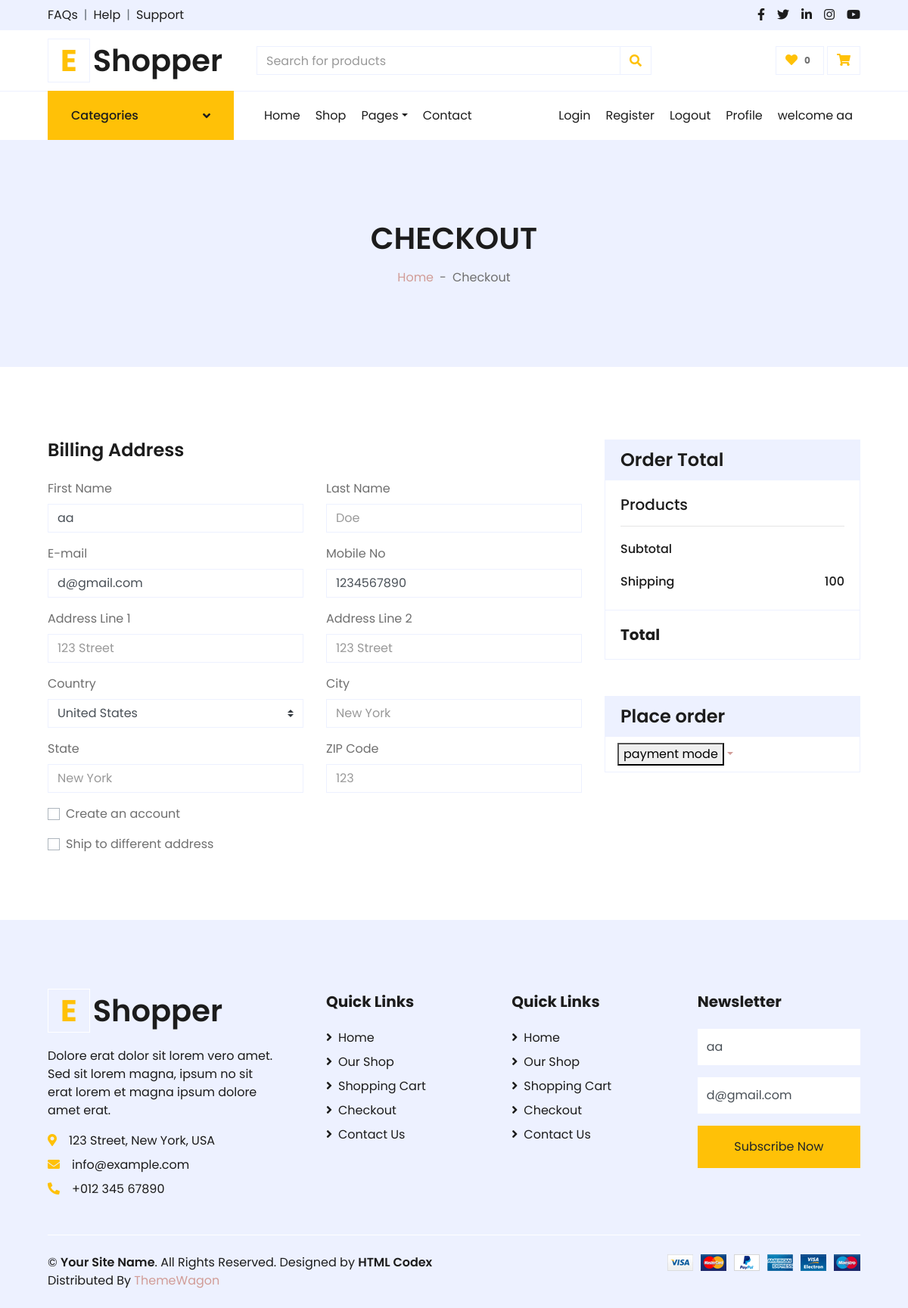
The page /check/ (signed in) on the database its author committed.
### shopping/models.py (models this page shows)
class register(models.Model):
    name=models.CharField(max_length=20)
    email=models.EmailField()
    phoneno=models.IntegerField()
    password=models.CharField(max_length=10)
    cpassword=models.CharField(max_length=10)
    def __str__(self) :
        return self.name

### shopping/views.py (the view)
# urls.py: path('check/',check,name='check'),
def check(req):
    if req.session.has_key('email'):
        s=req.session['email']
        m=register.objects.get(email=s)
        return render(req,'checkout.html',{'m':m})

### shopping/templates/checkout.html (shortened to what this page needs)
{% load static %}
<!DOCTYPE html>
<html lang="en">
<head>
    <link href="https://cdnjs.cloudflare.com/ajax/libs/font-awesome/5.10.0/css/all.min.css" rel="stylesheet">
    <link href="lib/owlcarousel/assets/owl.carousel.min.css" rel="stylesheet">
    <link href="{% static 'css/style.css' %}" rel="stylesheet">
</head>
<body>
    <div class="container-fluid">
        <div class="row bg-secondary py-2 px-xl-5">
            <div class="col-lg-6 d-none d-lg-block">
                <div class="d-inline-flex align-items-center">
                    <a class="text-dark" href="">FAQs</a>
                    <span class="text-muted px-2">|</span>
                    <a class="text-dark" href="">Help</a>
                    <span class="text-muted px-2">|</span>
                    <a class="text-dark" href="">Support</a>
                </div>
            </div>
            <div class="col-lg-6 text-center text-lg-right">
                <div class="d-inline-flex align-items-center">
                    <a class="text-dark px-2" href="">
                        <i class="fab fa-facebook-f"></i>
                    </a>
                    <a class="text-dark px-2" href="">
                        <i class="fab fa-twitter"></i>
                    </a>
                    <a class="text-dark px-2" href="">
                        <i class="fab fa-linkedin-in"></i>
                    </a>
                    <a class="text-dark px-2" href="">
                        <i class="fab fa-instagram"></i>
                    </a>
                    <a class="text-dark pl-2" href="">
                        <i class="fab fa-youtube"></i>
                    </a>
                </div>
            </div>
        </div>
        <div class="row align-items-center py-3 px-xl-5">
            <div class="col-lg-3 d-none d-lg-block">
                <a href="" class="text-decoration-none">
                    <h1 class="m-0 display-5 font-weight-semi-bold"><span class="text-warning font-weight-bold border px-3 mr-1">E</span>Shopper</h1>
                </a>
            </div>
            <div class="col-lg-6 col-6 text-left">
                <form action="">
                    <div class="input-group">
                        <input type="text" class="form-control" placeholder="Search for products">
                        <div class="input-group-append">
                            <span class="input-group-text bg-transparent text-warning">
                                <i class="fa fa-search"></i>
                            </span>
                        </div>
                    </div>
                </form>
            </div>
            <div class="col-lg-3 col-6 text-right">
                <a href="" class="btn border">
                    <i class="fas fa-heart text-warning"></i>
                    <span class="badge">0</span>
                </a>
                <a href="{% url "viewcart" %}" class="btn border">
                    <i class="fas fa-shopping-cart text-warning"></i>
                </a>
            </div>
        </div>
    </div>
    <div class="container-fluid">
        <div class="row border-top px-xl-5">
            <div class="col-lg-3 d-none d-lg-block">
                <a class="btn shadow-none d-flex align-items-center justify-content-between bg-warning text-white w-100" href="{% url "c" %}" style="height: 65px; margin-top: -1px; padding: 0 30px;">
                    <h6 class="m-0">Categories</h6>
                    <i class="fa fa-angle-down text-dark"></i>
                </a>
            </div>
            <div class="col-lg-9">
                <nav class="navbar navbar-expand-lg bg-light navbar-light py-3 py-lg-0 px-0">
                    <div class="collapse navbar-collapse justify-content-between" id="navbarCollapse">
                        <div class="navbar-nav mr-auto py-0">
                            <a href="{% url "showall" %}" class="nav-item nav-link">Home</a>
                            <a href="{% url "shop" %}" class="nav-item nav-link">Shop</a>
                            <div class="nav-item dropdown">
                                <a href="#" class="nav-link dropdown-toggle" data-toggle="dropdown">Pages</a>
                            </div>
                            <a href="{% url "contact" %}" class="nav-item nav-link">Contact</a>
                        </div>
                        <div class="navbar-nav ml-auto py-0">
                            <a href="{% url "login" %}" class="nav-item nav-link">Login</a>
                            <a href="{% url "register" %}" class="nav-item nav-link">Register</a>
                            <a href="{% url "logout" %}" class="nav-item nav-link">Logout</a>
                            <a href="{% url "profile" %}" class="nav-item nav-link">Profile</a>
                            <a href="" class="nav-item nav-link">welcome  {{m}}</a>
                        </div>
                    </div>
                </nav>
            </div>
        </div>
    </div>
    <div class="container-fluid bg-secondary mb-5">
        <div class="d-flex flex-column align-items-center justify-content-center" style="min-height: 300px">
            <h1 class="font-weight-semi-bold text-uppercase mb-3">Checkout</h1>
            <div class="d-inline-flex">
                <a href="{% url "showall" %}"><p class="m-0">Home</a></p>
                <p class="m-0 px-2">-</p>
                <p class="m-0">Checkout</p>
            </div>
        </div>
    </div>
    <div class="container-fluid pt-5">
        <div class="row px-xl-5">
            <div class="col-lg-8">
                <div class="mb-4">
                    <h4 class="font-weight-semi-bold mb-4">Billing Address</h4>
                    <div class="row">
                        <div class="col-md-6 form-group">
                            <label>First Name</label>
                            <input class="form-control" type="text" value="{{m.name}}">
                        </div>
                        <div class="col-md-6 form-group">
                            <label>Last Name</label>
                            <input class="form-control" type="text" placeholder="Doe">
                        </div>
                        <div class="col-md-6 form-group">
                            <label>E-mail</label>
                            <input class="form-control" type="text" value="{{m.email}}">
                        </div>
                        <div class="col-md-6 form-group">
                            <label>Mobile No</label>
                            <input class="form-control" type="text" value="{{m.phoneno}}">
                        </div>
                        <div class="col-md-6 form-group">
                            <label>Address Line 1</label>
                            <input class="form-control" type="text" placeholder="123 Street">
                        </div>
                        <div class="col-md-6 form-group">
                            <label>Address Line 2</label>
                            <input class="form-control" type="text" placeholder="123 Street">
                        </div>
                        <div class="col-md-6 form-group">
                            <label>Country</label>
                            <select class="custom-select">
                                <option selected>United States</option>
                            </select>
                        </div>
                        <div class="col-md-6 form-group">
                            <label>City</label>
                            <input class="form-control" type="text" placeholder="New York">
                        </div>
                        <div class="col-md-6 form-group">
                            <label>State</label>
                            <input class="form-control" type="text" placeholder="New York">
                        </div>
                        <div class="col-md-6 form-group">
                            <label>ZIP Code</label>
                            <input class="form-control" type="text" placeholder="123">
                        </div>
                        <div class="col-md-12 form-group">
                            <div class="custom-control custom-checkbox">
                                <label class="custom-control-label" for="newaccount">Create an account</label>
                            </div>
                        </div>
                        <div class="col-md-12 form-group">
                            <div class="custom-control custom-checkbox">
                                <label class="custom-control-label" for="shipto"  data-toggle="collapse" data-target="#shipping-address">Ship to different address</label>
                            </div>
                        </div>
                    </div>
                </div>
            </div>
            <div class="col-lg-4">
                <div class="card border-secondary mb-5">
                    <div class="card-header bg-secondary border-0">
                        <h4 class="font-weight-semi-bold m-0">Order Total</h4>
                    </div>
                    <div class="card-body">
                        <h5 class="font-weight-medium mb-3">Products</h5>
                        <hr class="mt-0">
                        <div class="d-flex justify-content-between mb-3 pt-1">
                            <h6 class="font-weight-medium">Subtotal</h6>
                        </div>
                        <div class="d-flex justify-content-between">
                            <h6 class="font-weight-medium">Shipping</h6>
                            <h6 class="font-weight-medium">100</h6>
                        </div>
                    </div>
                    <div class="card-footer border-secondary bg-transparent">
                        <div class="d-flex justify-content-between mt-2">
                            <h5 class="font-weight-bold">Total</h5>
                        </div>
                    </div>
                </div>
                <div class="card border-secondary mb-5">
                    <div class="card-header bg-secondary border-0">
                        <h4 class="font-weight-semi-bold m-0">Place order</h4>
                    </div>
                        <div class="nav-item dropdown">
                            <a href="#" class="nav-link dropdown-toggle" data-toggle="dropdown"><button>payment mode</button></a>
                        </div>
                    </div>
                </div>
            </div>
        </div>
    <div class="container-fluid bg-secondary text-dark mt-5 pt-5">
        <div class="row px-xl-5 pt-5">
            <div class="col-lg-4 col-md-12 mb-5 pr-3 pr-xl-5">
                <a href="" class="text-decoration-none">
                    <h1 class="mb-4 display-5 font-weight-semi-bold"><span class="text-warning font-weight-bold border border-white px-3 mr-1">E</span>Shopper</h1>
                </a>
                <p>Dolore erat dolor sit lorem vero amet. Sed sit lorem magna, ipsum no sit erat lorem et magna ipsum dolore amet erat.</p>
                <p class="mb-2"><i class="fa fa-map-marker-alt text-warning mr-3"></i>123 Street, New York, USA</p>
                <p class="mb-2"><i class="fa fa-envelope text-warning mr-3"></i>info@example.com</p>
                <p class="mb-0"><i class="fa fa-phone-alt text-warning mr-3"></i>+012 345 67890</p>
            </div>
            <div class="col-lg-8 col-md-12">
                <div class="row">
                    <div class="col-md-4 mb-5">
                        <h5 class="font-weight-bold text-dark mb-4">Quick Links</h5>
                        <div class="d-flex flex-column justify-content-start">
                            <a class="text-dark mb-2" href="{% url "showall" %}"><i class="fa fa-angle-right mr-2"></i>Home</a>
                            <a class="text-dark mb-2" href="{% url "shop" %}"><i class="fa fa-angle-right mr-2"></i>Our Shop</a>
                            <a class="text-dark mb-2" href="{% url "viewcart" %}"><i class="fa fa-angle-right mr-2"></i>Shopping Cart</a>
                            <a class="text-dark mb-2" href="{% url "checkout" %}"><i class="fa fa-angle-right mr-2"></i>Checkout</a>
                            <a class="text-dark" href="{% url "contact" %}"><i class="fa fa-angle-right mr-2"></i>Contact Us</a>
                        </div>
                    </div>
                    <div class="col-md-4 mb-5">
                        <h5 class="font-weight-bold text-dark mb-4">Quick Links</h5>
                        <div class="d-flex flex-column justify-content-start">
                            <a class="text-dark mb-2" href="{% url "showall" %}"><i class="fa fa-angle-right mr-2"></i>Home</a>
                            <a class="text-dark mb-2" href="{% url "shop" %}"><i class="fa fa-angle-right mr-2"></i>Our Shop</a>
                            <a class="text-dark mb-2" href="{% url "viewcart" %}"><i class="fa fa-angle-right mr-2"></i>Shopping Cart</a>
                            <a class="text-dark mb-2" href="{% url "checkout" %}"><i class="fa fa-angle-right mr-2"></i>Checkout</a>
                            <a class="text-dark" href="{% url "contact" %}"><i class="fa fa-angle-right mr-2"></i>Contact Us</a>
                        </div>
                    </div>
                    <div class="col-md-4 mb-5">
                        <h5 class="font-weight-bold text-dark mb-4">Newsletter</h5>
                        <form action="">
                            <div class="form-group">
                                <input type="text" class="form-control border-0 py-4" placeholder="Your Name" required="required" value="{{m.name}}"/>
                            </div>
                            <div class="form-group">
                                <input type="email" class="form-control border-0 py-4" placeholder="Your Email" value="{{m.email}}"
                                    required="required" />
                            </div>
                            <div>
                                <button class="btn btn-warning btn-block border-0 py-3" type="submit">Subscribe Now</button>
                            </div>
                        </form>
                    </div>
                </div>
            </div>
        </div>
        <div class="row border-top border-light mx-xl-5 py-4">
            <div class="col-md-6 px-xl-0">
                <p class="mb-md-0 text-center text-md-left text-dark">
                    &copy; <a class="text-dark font-weight-semi-bold" href="#">Your Site Name</a>. All Rights Reserved. Designed
                    by
                    <a class="text-dark font-weight-semi-bold" href="https://htmlcodex.com">HTML Codex</a><br>
                    Distributed By <a href="https://themewagon.com" target="_blank">ThemeWagon</a>
                </p>
            </div>
            <div class="col-md-6 px-xl-0 text-center text-md-right">
                <img class="img-fluid" src="{% static 'img/payments.png' %}" alt="">
            </div>
        </div>
    </div>
</body>
</html>

### rows shown on the page
register: name "aa", email "d@gmail.com", phoneno "1234567890"
